Frame 1 (no input): blank canvas, image omitted
Frame 60 (the mouse pressed at the canvas centre just before this capture): blank canvas, image omitted
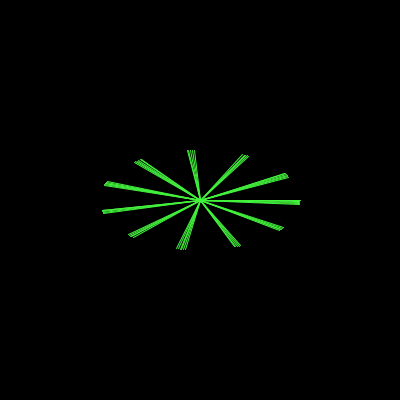
Frame 120 (the mouse held since frame 60 and released just before this capture)

The Processing sketch whose frames 1 and 60 were blank and that drew this single picture after the mouse press (run headless with seeded random() and noise(); from frame 60 on, the mouse is pressed at the canvas centre):

// Processing sketch: processing_99835
// ── processing_99835.pde

float x[] = new float [500];
float y[] = new float [500];
float x1[] = new float [500];
float y1[] = new float [500];
boolean xover = false;
boolean yover = false;
float line[] = new float [500];
int radians = 680;
float [] cos_vals = new float [radians];
float [] sin_vals = new float [radians];
float r = random (20,50);
float angulo=0;
int i=0;
float R=random(255);
float G=random(255);
float B=random(255);
void setup() {
  size(400,400);
  background(255);
  stroke(R,G,B);
  smooth();
}
void draw() {
  if (mouseX <= 400 && mouseY <= 400) {
    xover = true; 
    yover = true;
  }
  if (mousePressed) {
    i++;
    if(i>= 500)
      i =0;
    //line(mouseX, mouseY, r*cos(i), r * sin (i));
    //ecuacion de circulo;
    x1[i] = mouseX + (100* cos(angulo));
    y1[i] = mouseY +(50* sin(angulo));
    angulo=angulo+4;

    line(mouseX, mouseY, x1[i], y1[i]);
  } 
  else { 
    background (0);

  }

}
